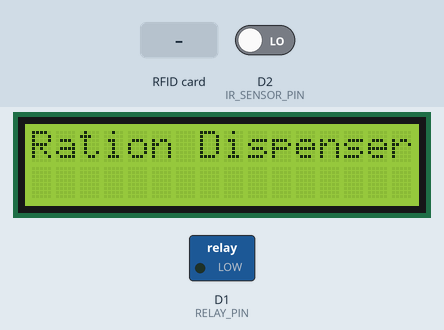
Simulated run of this sketch. Board: ESP8266 (NodeMCU). On the bench: 16×2 character LCD, switched loads named in the sketch (green lamp = pin HIGH). The inputs (shaded band) are chosen by the test bench; at power-on: D2 (IR_SENSOR_PIN) LOW. WiFi joins after 1.5 s; servers stay silent unless stated; what the sketch prints to the serial monitor is not drawn.

Above: at 5.3 s.
5.4 s: RFID card 5E 7A 19 C4 held to the reader
At 6.5 s:
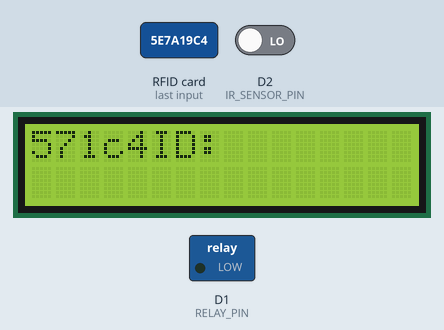
At 8.2 s:
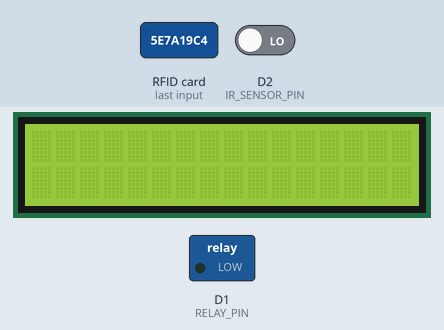
Timing chart, 0 to 9.7 s (numbered marks = the images above; inputs shaded):
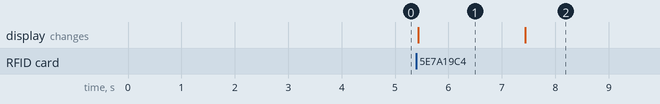

The sketch:

TIPNo-03.ino
```cpp
#include <Wire.h>
#include <LiquidCrystal_I2C.h>
#include <SPI.h>
#include <MFRC522.h>
#include <ESP8266WiFi.h>

#define SS_PIN D4  // Define the SS_PIN for the RFID module
#define RST_PIN D3 // Define the RST_PIN for the RFID module
#define IR_SENSOR_PIN D2 // Define the pin for the IR sensor
#define RELAY_PIN D1 // Define the pin for the relay (assuming NodeMCU pin numbers)

MFRC522 mfrc522(SS_PIN, RST_PIN);

LiquidCrystal_I2C lcd(0x27, 16, 2); // Set the LCD address to 0x27 for a 16x2 display

void setup() {
  Serial.begin(115200);
  SPI.begin();
  mfrc522.PCD_Init();
  lcd.begin(16, 2);
  lcd.clear();
  lcd.setCursor(0,0);
  lcd.print("Ration Dispenser");
  delay(2000);
  connectToWiFi();
  pinMode(IR_SENSOR_PIN, INPUT);
  pinMode(RELAY_PIN, OUTPUT);
}

void loop() {
  if (mfrc522.PICC_IsNewCardPresent() && mfrc522.PICC_ReadCardSerial()) {
    lcd.clear();
    lcd.print("Card ID:");
    printCardID();
    if (digitalRead(IR_SENSOR_PIN) == HIGH) {
      activateRelay();
    }
    delay(2000);
    lcd.clear();
  } else {
    digitalWrite(RELAY_PIN, LOW); // Turn off the relay if no RFID card is present
  }
}

void printCardID() {
  for (byte i = 0; i < mfrc522.uid.size; i++) {
    lcd.setCursor(i % 16, i / 16);
    lcd.print(String(mfrc522.uid.uidByte[i], HEX));
  }
}

void connectToWiFi() {
  const char* ssid = "project";
  const char* password = "nopassword";

  Serial.println("Connecting to WiFi");
  WiFi.begin(ssid, password);

  while (WiFi.status() != WL_CONNECTED) {
    delay(1000);
    Serial.println("Connecting to WiFi...");
  }

  Serial.println("Connected to WiFi");
}

void activateRelay() {
  digitalWrite(RELAY_PIN, HIGH); // Turn on the relay when both RFID and IR are detected
}
```

Measured:
- after the input at 5.4 s, the display: changes at once (image 1)
- what the display in image 1 shows lasts 2.0 s, from 5.4 s to 7.4 s
